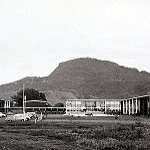
#> input picture Semester3/Artificial Intelligence/Lab7/images/0.jpg, 150 x 150 px, found by its file name; its folder holds only this picture in this run
$ jupyter execute --allow-errors Lab7_complete.ipynb
#> lines starting #> are read from the running program, lines starting #| are printed output that depends on the picture
[cell 1]
from notebook import notebookapp as app
app.NotebookApp.iopub_data_rate_limit = 10000000.0

Retea sociala: ce fel de poze ai postat? (TEMA) Tocmai ti-ai inceput prima ta zi de munca ca si software developer la Facebook in echipa care se ocupa cu partea de continut a platformei. Echipa de analisti a observat ca foarte multe persoane folosesc filtre peste pozele lor, asadar in speranta de a promova continut mai putin editat, si poze cat mai reale, doresc sa implementeze o noua functionalite in care sa arate utilizatorilor daca o poza a fost sau nu editata. Pentru a testa aceasta idee, si pentru a vedea daca utlizatorilor li s-ar parea folositoare o astfel de functionalitate, au decis sa testeze ideea pe pozele care au filtre sepia. Primul task al tau este sa implementezi un algoritm de clasificare a pozelor care sa ne spuna daca o poza are sau nu adaugat filtru sepia. Team leaderul echipei de ML iti propune urmatorul plan de lucru

 1. devoltarea, antrenarea si testarea unui clasificator bazat pe retele neuronale folosind date mai simple, de tip caracteristici numerice - de ex datele cu irisi) - lucky you! Go to DEMO! 🍀

[cell 2]
from sklearn.preprocessing import StandardScaler
import numpy as np
from sklearn import neural_network
import matplotlib.pyplot as plt
from sklearn import neural_network
from sklearn import linear_model
from sklearn.datasets import load_iris
from sklearn.metrics import confusion_matrix
import itertools
from sklearn.metrics import confusion_matrix

[cell 3]
def loadIrisData():
  data = load_iris()
  inputs = data['data']
  outputs = data['target']
  outputNames = data['target_names']
  featureNames = list(data['feature_names'])
  feature1 = [feat[featureNames.index('sepal length (cm)')] for feat in inputs]
  feature2 = [feat[featureNames.index('petal length (cm)')] for feat in inputs]
  inputs = [[feat[featureNames.index('sepal length (cm)')], feat[featureNames.index('petal length (cm)')]] for feat in inputs]
  return inputs, outputs, outputNames

inData, outData, featNames = loadIrisData()
print("feature names: ", featNames)
print("some input examples: ", inData[0], inData[50], inData[-5])
print("corrsponding labels: ", outData[0], outData[50], outData[-5])

[cell 4]
inputs, outputs, outputNames = loadIrisData()

[cell 5]
def splitData(inputs, outputs):
  np.random.seed(5)
  indexes = [i for i in range(len(inputs))]
  trainSample = np.random.choice(indexes, int(0.8 * len(inputs)), replace = False)
  testSample = [i for i in indexes if not i in trainSample]

  trainInputs = [inputs[i] for i in trainSample]
  trainOutputs = [outputs[i] for i in trainSample]
  testInputs = [inputs[i] for i in testSample]
  testOutputs = [outputs[i] for i in testSample]

  return trainInputs, trainOutputs, testInputs, testOutputs

[cell 6]
def normalisation(trainData, testData):
  scaler = StandardScaler()
  if not isinstance(trainData[0], list):
    trainData = [[d] for d in trainData]
    testData = [[d] for d in testData]

    scaler.fit(trainData)
    normalisedTrainData = scaler.transform(trainData)
    normalisedTestData = scaler.transform(testData)

    normalisedTrainData = [el[0] for el in normalisedTrainData]
    normalisedTestData = [el[0] for el in normalisedTestData]
  else:
    scaler.fit(trainData)
    normalisedTrainData = scaler.transform(trainData)
    normalisedTestData = scaler.transform(testData)
  return normalisedTrainData, normalisedTestData

[cell 7]
def data2FeaturesMoreClasses(inputs, outputs):
  labels = set(outputs)
  noData = len(inputs)
  for crtLabel in labels:
    x = [inputs[i][0] for i in range(noData) if outputs[i] == crtLabel]
    y = [inputs[i][1] for i in range(noData) if outputs[i] == crtLabel]
    plt.scatter(x, y, label = outputNames[crtLabel])
  plt.xlabel('feat1')
  plt.ylabel('feat2')
  plt.legend()
  plt.show()

[cell 8]
trainInputs, trainOutputs, testInputs, testOutputs = splitData(inputs, outputs)

bins = range(len(outputNames) + 1)
plt.hist(trainOutputs, bins, width = 0.8)
bin_w = (max(bins) - min(bins)) / (len(bins) - 1)
plt.xticks(np.arange(min(bins) + bin_w / 2, max(bins), bin_w), outputNames)
plt.show()
#> figure, not shown here; tallest bar 43 high, from x = 1 to 1.8

data2FeaturesMoreClasses(trainInputs, trainOutputs)

trainInputs, testInputs = normalisation(trainInputs, testInputs)

[cell 9]
classifier = neural_network.MLPClassifier(hidden_layer_sizes=(5,), activation='relu', max_iter=100, solver='sgd', verbose=10, random_state=1, learning_rate_init=.1)

classifier.fit(trainInputs, trainOutputs)

[cell 10]
predictedLabels = classifier.predict(testInputs)

[cell 11]
def plotConfusionMatrix(cm, classNames, title):
  classes = classNames
  plt.figure()
  plt.imshow(cm, interpolation = 'nearest', cmap = 'Blues')
  plt.title('Confusion Matrix ' + title)
  plt.colorbar()
  tick_marks = np.arange(len(classNames))
  plt.xticks(tick_marks, classNames, rotation=45)
  plt.yticks(tick_marks, classNames)

  text_format = 'd'
  thresh = cm.max() / 2.
  for row, column in itertools.product(range(cm.shape[0]), range(cm.shape[1])):
    plt.text(column, row, format(cm[row, column], text_format),
             horizontalalignment = 'center',
             color = 'white' if cm[row, column] > thresh else 'black')

  plt.ylabel('True label')
  plt.xlabel('Predicted label')
  plt.tight_layout()

  plt.show()

def evalMultiClass(realLabels, computedLabels, labelNames):
  confMatrix = confusion_matrix(realLabels, computedLabels)
  acc = sum([confMatrix[i][i] for i in range(len(labelNames))]) / len(realLabels)
  precision = {}
  recall = {}
  for i in range(len(labelNames)):
    precision[labelNames[i]] = confMatrix[i][i] / sum([confMatrix[j][i] for j in range(len(labelNames))])
    recall[labelNames[i]] = confMatrix[i][i] / sum([confMatrix[i][j] for j in range(len(labelNames))])
  return acc, precision, recall, confMatrix

[cell 12]
acc, prec, recall, cm = evalMultiClass(np.array(testOutputs), predictedLabels, outputNames)
plotConfusionMatrix(cm, outputNames, 'iris classification')

print('acc: ', acc)
print('precision: ', prec)
print('recall: ', recall)

2. devoltarea, antrenarea si testarea unui clasificator bazat pe retele neuronale folosind date mai complexe, de tip imagine - de ex baza de date cu cifre, pentru fiecare exmplu considerandu-se matricea de pixeli) - lucky you! Go to DEMO! 🍀

[cell 13]
from sklearn.datasets import load_digits

[cell 14]
def loadDigitData():
  data = load_digits()
  inputs = data.images
  outputs = data['target']
  outputNames = data['target_names']

  noData = len(inputs)
  permutation = np.random.permutation(noData)
  inputs = inputs[permutation]
  outputs = outputs[permutation]

  return inputs, outputs, outputNames

inputs, outputs, outputNames = loadDigitData()
print('out names: ', outputNames)
print('ins: ', inputs[:5])
print('outs: ', outputs[:5])

[cell 15]
trainInputs, trainOutputs, testInputs, testOutputs = splitData(inputs, outputs)
bins = range(len(outputNames) + 1)
plt.hist(trainOutputs, bins, rwidth = 0.8)
bin_w = (max(bins) - min(bins)) / (len(bins) - 1)
plt.xticks(np.arange(min(bins) + bin_w / 2, max(bins), bin_w), outputNames)
plt.show()
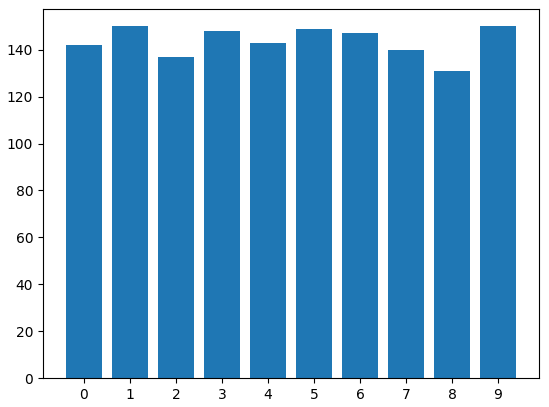
#> figure drawn by matplotlib, 1 panel

def flatten(mat):
  x = []
  for line in mat:
    for el in line:
      x.append(el)
  return x

trainInputsFlatten = [flatten(el) for el in trainInputs]
testInputsFlatten = [flatten(el) for el in testInputs]
trainInputsNormalised, testInputsNormalised = normalisation(trainInputsFlatten, testInputsFlatten)

[cell 16]
classifier = neural_network.MLPClassifier(hidden_layer_sizes=(5, ), activation='relu', max_iter=100, solver='sgd', verbose=10, random_state=1, learning_rate_init=.1)

classifier.fit(trainInputsNormalised, trainOutputs)

predictedLabels = classifier.predict(testInputsNormalised)
acc, prec, recall, cm = evalMultiClass(np.array(testOutputs), predictedLabels, outputNames)

plotConfusionMatrix(cm, outputNames, "digit calssification")
#> call 2 of plotConfusionMatrix, with cm = array of shape (10, 10), classNames = array of shape (10,), title = 'digit calssification'
#> in plotConfusionMatrix (call 2), `plt.show()`:
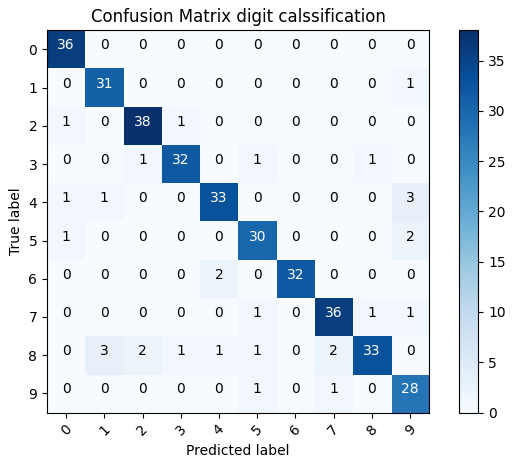
#> figure drawn by matplotlib, 2 panels
print('acc: ', acc)
print('precision: ', prec)
print('recall: ', recall)

n = 10
m = 5
fig, axes = plt.subplots(n , m, figsize = (7, 7))
fig.tight_layout()
for i in range(0, n):
  for j in range(0, m):
    axes[i][j].imshow(testInputs[m * i + j])
    if (testOutputs[m * i + j] == predictedLabels[m * i + j]):
      font = 'normal'
    else:
      font = 'bold'
    axes[i][j].set_title('real ' + str(testOutputs[m * i + j]) + '\npredicted ' + str(predictedLabels[m * i + j]), fontweight=font)
    axes[i][j].set_axis_off()

plt.show()
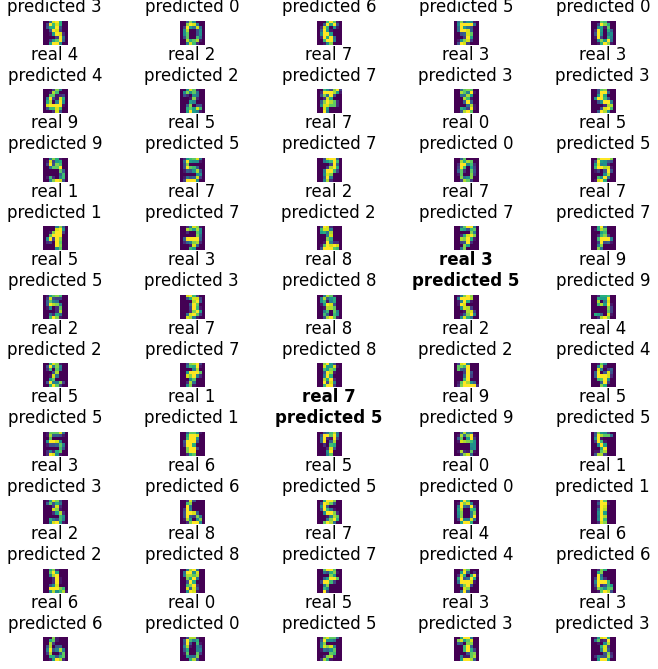
#> figure drawn by matplotlib, 50 panels

3. crearea unei baze cu imagini (cu si fara filtru sepia) si etichetele corespunzatoare - Let’s get down to business! 🚀

[cell 17]
from PIL import Image
import os
import random

[cell 18]
def loadImages(folderPath):
  images = []
  for filename in os.listdir(folderPath):
    imgPath = os.path.join(folderPath, filename)
    image = Image.open(imgPath)
    imageArray = np.array(image)
    images.append(imageArray)
  return images

[cell 19]
def filterSepia(img):
  img = img.astype(float)
  sepiaFilter = np.array([[0.393, 0.769, 0.189],
                          [0.349, 0.686, 0.168],
                          [0.272, 0.534, 0.131]])
  sepiaImg = img @ sepiaFilter.T
  sepiaImg = np.clip(sepiaImg, 0, 255)
  return sepiaImg.astype(np.uint8)

[cell 20]
inputs = loadImages('images')
#> in loadImages, image is the input picture: PIL image 150x150 RGB; mean R, G, B 166.8, 165.4, 164.2
#> inputs = 1 item
for img in inputs[:3]:
  #print(img.shape)
  plt.imshow(img)
  plt.show()
#> this loop made 1 pass

for img in inputs[:3]:
  img = filterSepia(img)
  plt.imshow(img)
  plt.show()
#> this loop made 1 pass
#> pass 1, in filterSepia, `sepiaImg = img @ sepiaFilter.T`:
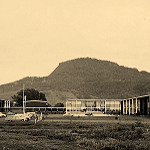
#> sepiaImg: shape (150, 150, 3) float64; mean R, G, B 223.8, 199.2, 155.2; drawn with min black and max white
#> pass 1, in filterSepia, `sepiaImg = np.clip(sepiaImg, 0, 255)`:
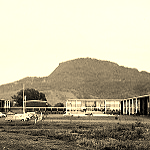
#> sepiaImg: shape (150, 150, 3) float64; mean R, G, B 185.9, 178.9, 155.2

[cell 21]
np.random.seed(0)
outputs = [random.choice([0, 1]) for _ in range(len(inputs))]
#> outputs = [1]
print(outputs)

[cell 22]
for i in range(len(inputs)):
  if outputs[i] == 1:
    inputs[i] = (filterSepia(inputs[i]))

for img in inputs[:3]:
  print(img)
  plt.imshow(img)
  plt.show()

[cell 23]
def flattenImage(img):
  x = []
  for mat in img:
    for row in mat:
      for el in row:
        x.append(el)
  return x

[cell 24]
trainInputs, trainOutputs, testInputs, testOutputs = splitData(inputs, outputs)
#> trainInputs = []; trainOutputs = []; testInputs = 1 item; testOutputs = [1]

bins = range(3)
plt.hist(trainOutputs, bins, rwidth = 0.8)
bin_w = (max(bins) - min(bins)) / (len(bins) - 1)
plt.xticks(np.arange(min(bins)+bin_w/2, max(bins), bin_w), [0, 1])
plt.show()
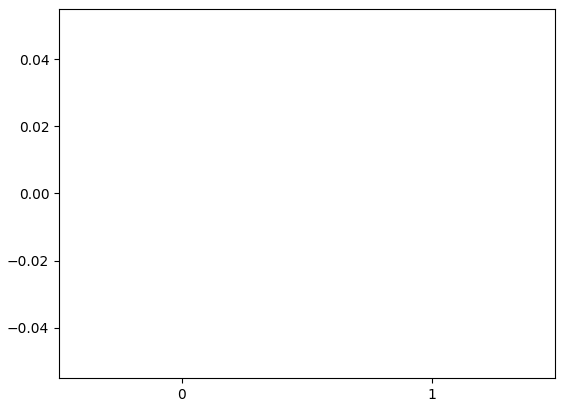
#> figure drawn by matplotlib, 1 panel

trainInputsNormalised = np.array([np.array(flattenImage(el)) / 255.0 for el in trainInputs])
#> trainInputsNormalised = empty array
testInputsNormalised = np.array([np.array(flattenImage(el)) / 255.0 for el in testInputs])
#> the loop in flattenImage, `for mat in img:` made 150 passes
#> after the loop in flattenImage, `for mat in img:`: x = 67500 items

scaler = StandardScaler()

#> (the rest of this cell did not finish here and is left out)

4. antrenarea si testarea clasificatorului (bazat pe retele neuronale artificiale – tool sau ANN-ul dezvoltat) pentru clasificarea imaginilor cu si fara filtru - It's time to hustle!

[cell 25]
def sigmoid(x):
  return 1 / (1 + np.exp(-x))

def sigmoid_deriv(x):
  return x * (1 - x)

def binary_cross_entropy(y_true, y_pred):
  return -np.mean(y_true * np.log(y_pred) + (1 - y_true) * np.log(1 - y_pred))

class MyAnn:
  def __init__(self, layers, learning_rate=0.1):
    self.layers = layers
    self.learning_rate = learning_rate
    self.weights = []
    self.biases = []
    for i in range(len(layers) - 1):
      self.weights.append(np.random.randn(layers[i], layers[i + 1]) * np.sqrt(2. / layers[i]))
      self.biases.append(np.random.randn(layers[i + 1]))

  def feedforward(self, X):
    activation = X
    activations = [X]
    zs = []
    for i in range(len(self.weights)):
      z = np.dot(activation, self.weights[i]) + self.biases[i]
      zs.append(z)
      activation = sigmoid(z)
      activations.append(activation)
    return activations, zs

  def backprop(self, X, y):
    activations, zs = self.feedforward(X)
    delta = (activations[-1] - y) * sigmoid_deriv(activations[-1])
    for i in reversed(range(len(self.weights))):
      self.weights[i] -= self.learning_rate * np.dot(activations[i].T, delta)
      self.biases[i] -= self.learning_rate * np.sum(delta, axis=0)
      if i > 0:
        delta = np.dot(delta, self.weights[i].T) * sigmoid_deriv(activations[i])

  def train(self, X, y, epochs):
    for epoch in range(epochs):
      self.backprop(X, y)
      loss = binary_cross_entropy(y, self.feedforward(X)[0][-1])
      print(f'Epoch {epoch + 1}, Loss: {loss:.4f}')

  def predict(self, X):
    final_activation, _ = self.feedforward(X)
    return (final_activation[-1] > 0.5).astype(int)

[cell 26]
class MyCnn:
  def __init__(self, kernel_size=3, pool_size=2, learning_rate=0.01):
    self.kernel_size = kernel_size
    self.pool_size = pool_size
    self.learning_rate = learning_rate
    self.kernels = [np.random.randn(kernel_size, kernel_size) for _ in range(3)]
    self.weights = np.random.randn(74*74, 1)
    self.bias = np.random.randn(1)

  def convolve2d(self, image):
    output = np.zeros((image.shape[0] - self.kernel_size + 1,
                       image.shape[1] - self.kernel_size + 1))
    for channel in range(3):
      for i in range(output.shape[0]):
        for j in range(output.shape[1]):
          output[i, j] += np.sum(image[i : i+self.kernel_size, j : j+self.kernel_size, channel] * self.kernels[channel])
    return output

  def relu(self, x):
    return np.maximum(0, x)

  def pool(self, image):
    output_dim = int(image.shape[0] / self.pool_size)
    output = np.zeros((output_dim, output_dim))
    for i in range(output_dim):
      for j in range(output_dim):
        output[i, j] = np.max(image[i*self.pool_size : (i+1)*self.pool_size, j*self.pool_size : (j+1)*self.pool_size])
    return output

  def flatten(self, image):
    return image.flatten()

  def fully_connected(self, x):
    return np.dot(x, self.weights) + self.bias

  def sigmoid(self, x):
    return 1 / (1 + np.exp(-x))

  def train(self, images, labels, epochs):
    for epoch in range(epochs):
      total_loss = 0
      for i in range(len(images)):
        conv_out = self.convolve2d(images[i])
        activated = self.relu(conv_out)
        pooled = self.pool(activated)
        flattened = self.flatten(pooled)
        fc_out = self.fully_connected(flattened)
        predicted = self.sigmoid(fc_out)

        error = predicted - labels[i]
        self.weights -= self.learning_rate * error * flattened[:, np.newaxis]
        self.bias -= self.learning_rate * error

        loss = -labels[i] * np.log(predicted) - (1 - labels[i]) * np.log(1 - predicted)
        total_loss += loss

      average_loss = total_loss / len(images)
      print(f"Epoch {epoch + 1}, Average Loss: {average_loss}")

  def predict(self, images):
    predicts = []
    for i in range(len(images)):
      conv_out = self.convolve2d(image=images[i])
      activated = self.relu(conv_out)
      pooled = self.pool(activated)
      flattened = self.flatten(pooled)
      fc_out = self.fully_connected(flattened)
      predicted = self.sigmoid(fc_out)
      if predicted > 0.5:
        predicts.append(1)
      else:
        predicts.append(0)
    return predicts

[cell 27]
print('ANN with Tool: ')
classifier = neural_network.MLPClassifier(hidden_layer_sizes=(50, ), activation='tanh', max_iter=100, solver='sgd', verbose=10, random_state=1, learning_rate_init=0.01)

#> (the rest of this cell did not finish here and is left out)

[cell 28]
print('ANN without Tool: ')
myAnnClassifier = MyAnn([150*150*3, 100, 50, 1])

trainOutputs = np.asarray(trainOutputs)
#> trainOutputs = empty array
trainOutputs = trainOutputs.reshape(-1, 1)
#> (the rest of this cell did not finish here and is left out)

[cell 29]
print('CNN without Tool: ')
myCnnClassifier = MyCnn()

trainInputsNormalisedCnn = np.array([np.array(el) / 255.0 for el in trainInputs])
#> trainInputsNormalisedCnn = empty array
testInputsNormalisedCnn = np.array([np.array(el) / 255.0 for el in testInputs])

trainOutputs = np.asarray(trainOutputs)
trainOutputs = trainOutputs.reshape(-1, 1)
#> (the rest of this cell did not finish here and is left out)

#> after the loop in train, `for epoch in range(epochs):`: self.bias = [-0.373]; self.weights = 5476 values, max 3.32 at index 1933, min -3.44 at index 735, mean -0.00796

[cell 30]
print('ANN with Tool: ')
#> (the rest of this cell did not finish here and is left out)

[cell 31]
print('ANN without Tool: ')
#> (the rest of this cell did not finish here and is left out)

[cell 32]
print('CNN without Tool: ')
myCnnPredictedLabels = myCnnClassifier.predict(testInputsNormalisedCnn)
#> the loop in predict, `for i in range(len(images)):` made 1 pass
#> (output_dim in pool, fc_out, predicted) on pass 1: (74, [-35.74], [3.02e-16])
#> pass 1, in predict, `conv_out = self.convolve2d(image=images[i])`:
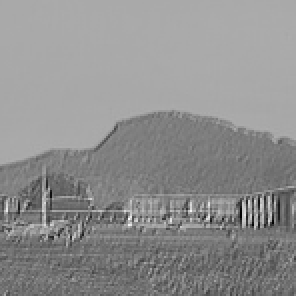
#> conv_out: shape (148, 148) float64 (shown 2 times larger); min -3.81, max 6.46, mean 1.94; drawn with min black and max white
#> pass 1, in predict, `activated = self.relu(conv_out)`:
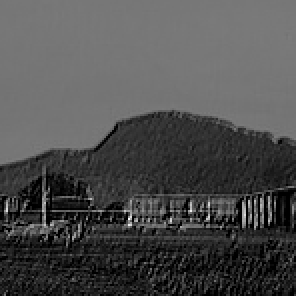
#> activated: shape (148, 148) float64 (shown 2 times larger); min 0, max 6.46, mean 1.96; drawn with min black and max white
#> pass 1, in predict, `pooled = self.pool(activated)`:
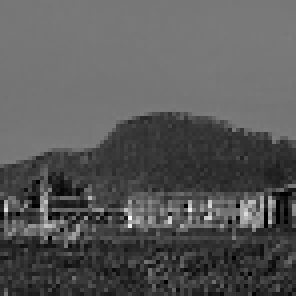
#> pooled: shape (74, 74) float64 (shown 4 times larger); min 0, max 6.46, mean 2.23; drawn with min black and max white
#> after the loop in predict, `for i in range(len(images)):`: predicts = [0]
#> myCnnPredictedLabels = [0]

acc, prec, recall, cm = evalMultiClass(np.array(testOutputs), myCnnPredictedLabels, [0, 1])
#> acc = 0; prec = {0: 0, 1: nan}; recall = {0: nan, 1: 0}; cm = [[0, 0], [1, 0]]


plotConfusionMatrix(cm, [0, 1], "sepia filter classification")
#> call 3 of plotConfusionMatrix, with cm = array of shape (2, 2), title = 'sepia filter classification'
#> in plotConfusionMatrix (call 3), `thresh = cm.max() / 2.`: thresh = 0.5
#> in plotConfusionMatrix (call 3), `plt.show()`:
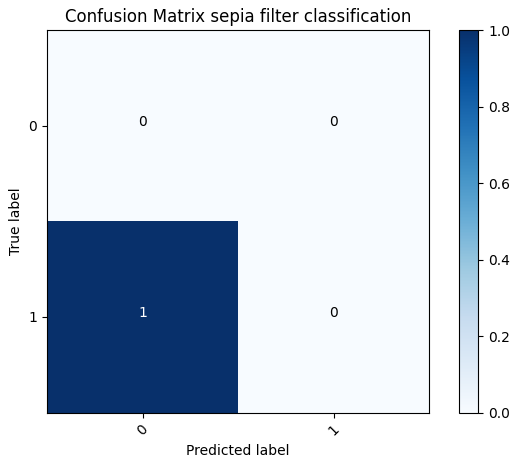
#> figure drawn by matplotlib, 2 panels
print('acc: ', acc)
print('precision: ', prec)
print('recall: ', recall)

$ run again, on Semester3/Artificial Intelligence/Lab7/images/1000.jpg
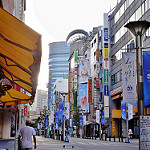
#> input picture Semester3/Artificial Intelligence/Lab7/images/1000.jpg, 150 x 150 px, found by its file name
#> in loadImages, image is the input picture: PIL image 150x150 RGB; mean R, G, B 137.4, 129.4, 131.9
#> inputs = 1 item
#> the loop `for img in inputs[:3]:` made 1 pass
#> the loop `for img in inputs[:3]:` made 1 pass
#> pass 1, in filterSepia, `sepiaImg = np.clip(sepiaImg, 0, 255)`:
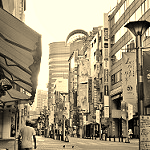
#> sepiaImg: shape (150, 150, 3) float64; mean R, G, B 164.1, 151.5, 123.7
#> outputs = [1]
#> the loop `for i in range(len(inputs)):` made 1 pass
#> `trainInputs, trainOutputs, testInputs, testOutputs = splitData(inputs,..`: trainInputs = []; testInputs = 1 item; testOutputs = [1]
#> trainInputsNormalised = empty array
#> the loop in flattenImage, `for mat in img:` made 150 passes
#> after the loop in flattenImage, `for mat in img:`: x = 67500 items
#> `trainOutputs = np.asarray(trainOutputs)`: trainOutputs = empty array
#> after the loop in train, `for epoch in range(epochs):`: self.bias = [-0.373]; self.weights = 5476 values, max 3.32 at index 1933, min -3.44 at index 735, mean -0.00796
#> the loop in predict, `for i in range(len(images)):` made 1 pass
#> (output_dim in pool, fc_out, predicted) on pass 1: (74, [-56.76], [2.23e-25])
#> pass 1, in predict, `pooled = self.pool(activated)`:
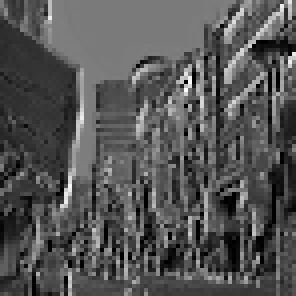
#> pooled: shape (74, 74) float64 (shown 4 times larger); min 0, max 6.28, mean 2.09; drawn with min black and max white
#> after the loop in predict, `for i in range(len(images)):`: predicts = [0]
#> `acc, prec, recall, cm = evalMultiClass(np.array(testOutputs), myCnnPre..`: acc = 0; prec = {0: 0, 1: nan}; recall = {0: nan, 1: 0}; cm = [[0, 0], [1, 0]]

$ run again, on Semester3/Artificial Intelligence/Lab7/images/10000.jpg
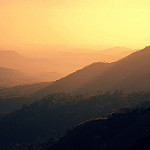
#> input picture Semester3/Artificial Intelligence/Lab7/images/10000.jpg, 150 x 150 px, found by its file name
#> in loadImages, image is the input picture: PIL image 150x150 RGB; mean R, G, B 141.3, 118.7, 80.1
#> inputs = 1 item
#> the loop `for img in inputs[:3]:` made 1 pass
#> outputs = [1]
#> the loop `for i in range(len(inputs)):` made 1 pass
#> `trainInputs, trainOutputs, testInputs, testOutputs = splitData(inputs,..`: trainInputs = []; testInputs = 1 item; testOutputs = [1]
#> trainInputsNormalised = empty array
#> the loop in flattenImage, `for mat in img:` made 150 passes
#> after the loop in flattenImage, `for mat in img:`: x = 67500 items
#> `trainOutputs = np.asarray(trainOutputs)`: trainOutputs = empty array
#> after the loop in train, `for epoch in range(epochs):`: self.bias = [-0.373]; self.weights = 5476 values, max 3.32 at index 1933, min -3.44 at index 735, mean -0.00796
#> the loop in predict, `for i in range(len(images)):` made 1 pass
#> (output_dim in pool, fc_out, predicted) on pass 1: (74, [-5.45], [0.00426])
#> pass 1, in predict, `pooled = self.pool(activated)`:
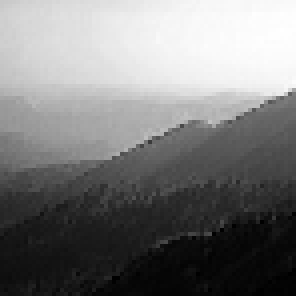
#> pooled: shape (74, 74) float64 (shown 4 times larger); min 0, max 2.91, mean 1.4; drawn with min black and max white
#> after the loop in predict, `for i in range(len(images)):`: predicts = [0]
#> `acc, prec, recall, cm = evalMultiClass(np.array(testOutputs), myCnnPre..`: acc = 0; prec = {0: 0, 1: nan}; recall = {0: nan, 1: 0}; cm = [[0, 0], [1, 0]]
